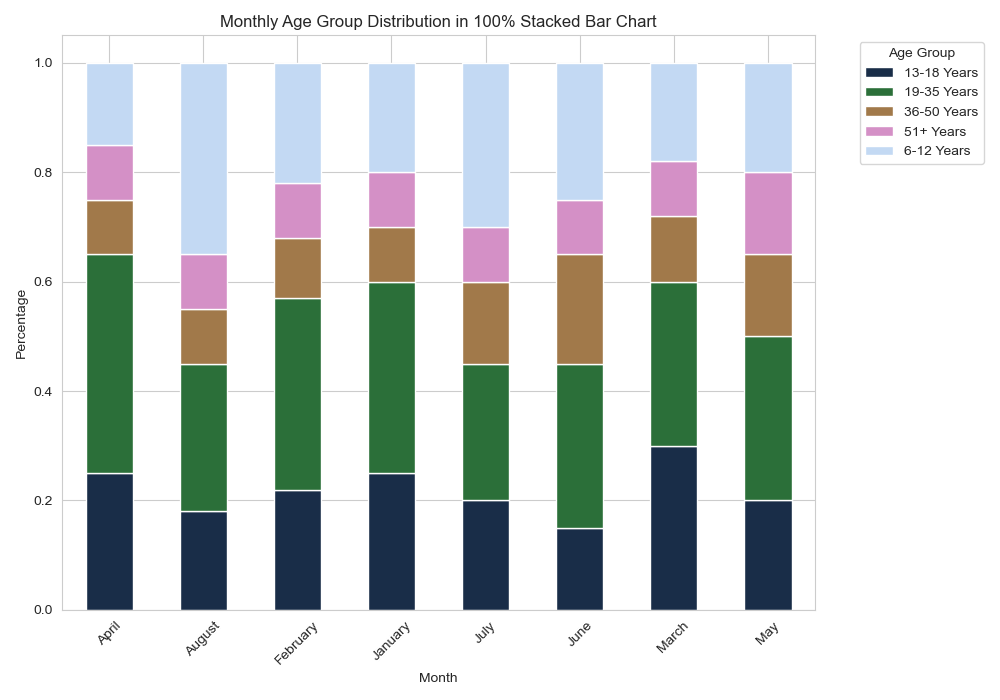

Generate this figure with Python:

import matplotlib.pyplot as plt
import pandas as pd
import seaborn as sns

# Input data as a list of dictionaries
data = [
    {'Month': 'January', '6-12 Years': '20%', '13-18 Years': '25%', '19-35 Years': '35%', '36-50 Years': '10%', '51+ Years': '10%'},
    {'Month': 'February', '6-12 Years': '22%', '13-18 Years': '22%', '19-35 Years': '35%', '36-50 Years': '11%', '51+ Years': '10%'},
    {'Month': 'March', '6-12 Years': '18%', '13-18 Years': '30%', '19-35 Years': '30%', '36-50 Years': '12%', '51+ Years': '10%'},
    {'Month': 'April', '6-12 Years': '15%', '13-18 Years': '25%', '19-35 Years': '40%', '36-50 Years': '10%', '51+ Years': '10%'},
    {'Month': 'May', '6-12 Years': '20%', '13-18 Years': '20%', '19-35 Years': '30%', '36-50 Years': '15%', '51+ Years': '15%'},
    {'Month': 'June', '6-12 Years': '25%', '13-18 Years': '15%', '19-35 Years': '30%', '36-50 Years': '20%', '51+ Years': '10%'},
    {'Month': 'July', '6-12 Years': '30%', '13-18 Years': '20%', '19-35 Years': '25%', '36-50 Years': '15%', '51+ Years': '10%'},
    {'Month': 'August', '6-12 Years': '35%', '13-18 Years': '18%', '19-35 Years': '27%', '36-50 Years': '10%', '51+ Years': '10%'}
]

# Transform to dataframe and replace percentage strings with floats
df = pd.DataFrame(data)
for col in df.columns[1:]:
    df[col] = df[col].str.rstrip('%').astype('float') / 100

# Melt the dataframe to long form to work with seaborn
df_long = df.melt(id_vars='Month', var_name='Age Group', value_name='Percentage')

# Pivot the data for stacked bars
pivot_df = df_long.pivot(index='Month', columns='Age Group', values='Percentage')

# Plot the 100% stacked bar chart using seaborn
colors = sns.color_palette("cubehelix", len(df.columns) - 1)  # Colormap for distinction
pivot_df.plot(kind='bar', stacked=True, color=colors, figsize=(10, 7))

# Beautify the plot
plt.title('Monthly Age Group Distribution in 100% Stacked Bar Chart')
plt.xlabel('Month')
plt.ylabel('Percentage')
plt.legend(title='Age Group', bbox_to_anchor=(1.05, 1), loc='upper left')
plt.xticks(rotation=45)
plt.tight_layout()

plt.show()
